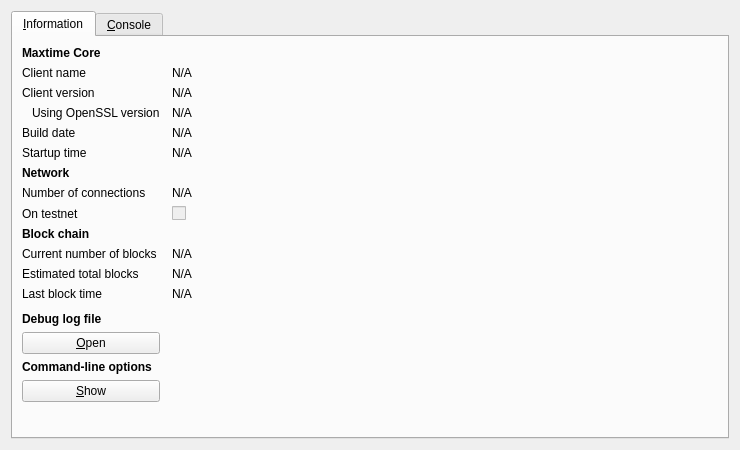
<?xml version="1.0" encoding="UTF-8"?>
<ui version="4.0">
 <class>RPCConsole</class>
 <widget class="QDialog" name="RPCConsole">
  <property name="geometry">
   <rect>
    <x>0</x>
    <y>0</y>
    <width>740</width>
    <height>450</height>
   </rect>
  </property>
  <property name="windowTitle">
   <string>Maxtime - Debug window</string>
  </property>
  <layout class="QVBoxLayout" name="verticalLayout_2">
   <item>
    <widget class="QTabWidget" name="tabWidget">
     <property name="currentIndex">
      <number>0</number>
     </property>
     <widget class="QWidget" name="tab_info">
      <attribute name="title">
       <string>&amp;Information</string>
      </attribute>
      <layout class="QGridLayout" name="gridLayout" columnstretch="0,1">
       <property name="horizontalSpacing">
        <number>12</number>
       </property>
       <item row="0" column="0">
        <widget class="QLabel" name="label_9">
         <property name="font">
          <font>
           <weight>75</weight>
           <bold>true</bold>
          </font>
         </property>
         <property name="text">
          <string>Maxtime Core</string>
         </property>
        </widget>
       </item>
       <item row="1" column="0">
        <widget class="QLabel" name="label_5">
         <property name="text">
          <string>Client name</string>
         </property>
        </widget>
       </item>
       <item row="1" column="1">
        <widget class="QLabel" name="clientName">
         <property name="cursor">
          <cursorShape>IBeamCursor</cursorShape>
         </property>
         <property name="text">
          <string>N/A</string>
         </property>
         <property name="textFormat">
          <enum>Qt::PlainText</enum>
         </property>
         <property name="textInteractionFlags">
          <set>Qt::LinksAccessibleByMouse|Qt::TextSelectableByKeyboard|Qt::TextSelectableByMouse</set>
         </property>
        </widget>
       </item>
       <item row="2" column="0">
        <widget class="QLabel" name="label_6">
         <property name="text">
          <string>Client version</string>
         </property>
        </widget>
       </item>
       <item row="2" column="1">
        <widget class="QLabel" name="clientVersion">
         <property name="cursor">
          <cursorShape>IBeamCursor</cursorShape>
         </property>
         <property name="text">
          <string>N/A</string>
         </property>
         <property name="textFormat">
          <enum>Qt::PlainText</enum>
         </property>
         <property name="textInteractionFlags">
          <set>Qt::LinksAccessibleByMouse|Qt::TextSelectableByKeyboard|Qt::TextSelectableByMouse</set>
         </property>
        </widget>
       </item>
       <item row="3" column="0">
        <widget class="QLabel" name="label_14">
         <property name="text">
          <string>Using OpenSSL version</string>
         </property>
         <property name="indent">
          <number>10</number>
         </property>
        </widget>
       </item>
       <item row="3" column="1">
        <widget class="QLabel" name="openSSLVersion">
         <property name="cursor">
          <cursorShape>IBeamCursor</cursorShape>
         </property>
         <property name="text">
          <string>N/A</string>
         </property>
         <property name="textFormat">
          <enum>Qt::PlainText</enum>
         </property>
         <property name="textInteractionFlags">
          <set>Qt::LinksAccessibleByMouse|Qt::TextSelectableByKeyboard|Qt::TextSelectableByMouse</set>
         </property>
        </widget>
       </item>
       <item row="4" column="0">
        <widget class="QLabel" name="label_12">
         <property name="text">
          <string>Build date</string>
         </property>
        </widget>
       </item>
       <item row="4" column="1">
        <widget class="QLabel" name="buildDate">
         <property name="cursor">
          <cursorShape>IBeamCursor</cursorShape>
         </property>
         <property name="text">
          <string>N/A</string>
         </property>
         <property name="textFormat">
          <enum>Qt::PlainText</enum>
         </property>
         <property name="textInteractionFlags">
          <set>Qt::LinksAccessibleByMouse|Qt::TextSelectableByKeyboard|Qt::TextSelectableByMouse</set>
         </property>
        </widget>
       </item>
       <item row="5" column="0">
        <widget class="QLabel" name="label_13">
         <property name="text">
          <string>Startup time</string>
         </property>
        </widget>
       </item>
       <item row="5" column="1">
        <widget class="QLabel" name="startupTime">
         <property name="cursor">
          <cursorShape>IBeamCursor</cursorShape>
         </property>
         <property name="text">
          <string>N/A</string>
         </property>
         <property name="textFormat">
          <enum>Qt::PlainText</enum>
         </property>
         <property name="textInteractionFlags">
          <set>Qt::LinksAccessibleByMouse|Qt::TextSelectableByKeyboard|Qt::TextSelectableByMouse</set>
         </property>
        </widget>
       </item>
       <item row="6" column="0">
        <widget class="QLabel" name="label_11">
         <property name="font">
          <font>
           <weight>75</weight>
           <bold>true</bold>
          </font>
         </property>
         <property name="text">
          <string>Network</string>
         </property>
        </widget>
       </item>
       <item row="7" column="0">
        <widget class="QLabel" name="label_7">
         <property name="text">
          <string>Number of connections</string>
         </property>
        </widget>
       </item>
       <item row="7" column="1">
        <widget class="QLabel" name="numberOfConnections">
         <property name="cursor">
          <cursorShape>IBeamCursor</cursorShape>
         </property>
         <property name="text">
          <string>N/A</string>
         </property>
         <property name="textFormat">
          <enum>Qt::PlainText</enum>
         </property>
         <property name="textInteractionFlags">
          <set>Qt::LinksAccessibleByMouse|Qt::TextSelectableByKeyboard|Qt::TextSelectableByMouse</set>
         </property>
        </widget>
       </item>
       <item row="8" column="0">
        <widget class="QLabel" name="label_8">
         <property name="text">
          <string>On testnet</string>
         </property>
        </widget>
       </item>
       <item row="8" column="1">
        <widget class="QCheckBox" name="isTestNet">
         <property name="enabled">
          <bool>false</bool>
         </property>
         <property name="text">
          <string/>
         </property>
        </widget>
       </item>
       <item row="9" column="0">
        <widget class="QLabel" name="label_10">
         <property name="font">
          <font>
           <weight>75</weight>
           <bold>true</bold>
          </font>
         </property>
         <property name="text">
          <string>Block chain</string>
         </property>
        </widget>
       </item>
       <item row="10" column="0">
        <widget class="QLabel" name="label_3">
         <property name="text">
          <string>Current number of blocks</string>
         </property>
        </widget>
       </item>
       <item row="10" column="1">
        <widget class="QLabel" name="numberOfBlocks">
         <property name="cursor">
          <cursorShape>IBeamCursor</cursorShape>
         </property>
         <property name="text">
          <string>N/A</string>
         </property>
         <property name="textFormat">
          <enum>Qt::PlainText</enum>
         </property>
         <property name="textInteractionFlags">
          <set>Qt::LinksAccessibleByMouse|Qt::TextSelectableByKeyboard|Qt::TextSelectableByMouse</set>
         </property>
        </widget>
       </item>
       <item row="11" column="0">
        <widget class="QLabel" name="label_4">
         <property name="text">
          <string>Estimated total blocks</string>
         </property>
        </widget>
       </item>
       <item row="11" column="1">
        <widget class="QLabel" name="totalBlocks">
         <property name="cursor">
          <cursorShape>IBeamCursor</cursorShape>
         </property>
         <property name="text">
          <string>N/A</string>
         </property>
         <property name="textFormat">
          <enum>Qt::PlainText</enum>
         </property>
         <property name="textInteractionFlags">
          <set>Qt::LinksAccessibleByMouse|Qt::TextSelectableByKeyboard|Qt::TextSelectableByMouse</set>
         </property>
        </widget>
       </item>
       <item row="12" column="0">
        <widget class="QLabel" name="label_2">
         <property name="text">
          <string>Last block time</string>
         </property>
        </widget>
       </item>
       <item row="12" column="1">
        <widget class="QLabel" name="lastBlockTime">
         <property name="cursor">
          <cursorShape>IBeamCursor</cursorShape>
         </property>
         <property name="text">
          <string>N/A</string>
         </property>
         <property name="textFormat">
          <enum>Qt::PlainText</enum>
         </property>
         <property name="textInteractionFlags">
          <set>Qt::LinksAccessibleByMouse|Qt::TextSelectableByKeyboard|Qt::TextSelectableByMouse</set>
         </property>
        </widget>
       </item>
       <item row="13" column="0">
        <spacer name="verticalSpacer_2">
         <property name="orientation">
          <enum>Qt::Vertical</enum>
         </property>
         <property name="sizeHint" stdset="0">
          <size>
           <width>20</width>
           <height>20</height>
          </size>
         </property>
        </spacer>
       </item>
       <item row="14" column="0">
        <widget class="QLabel" name="labelDebugLogfile">
         <property name="font">
          <font>
           <weight>75</weight>
           <bold>true</bold>
          </font>
         </property>
         <property name="text">
          <string>Debug log file</string>
         </property>
        </widget>
       </item>
       <item row="15" column="0">
        <widget class="QPushButton" name="openDebugLogfileButton">
         <property name="toolTip">
          <string>Open the Maxtime debug log file from the current data directory. This can take a few seconds for large log files.</string>
         </property>
         <property name="text">
          <string>&amp;Open</string>
         </property>
         <property name="autoDefault">
          <bool>false</bool>
         </property>
        </widget>
       </item>
       <item row="16" column="0">
        <widget class="QLabel" name="labelCLOptions">
         <property name="font">
          <font>
           <weight>75</weight>
           <bold>true</bold>
          </font>
         </property>
         <property name="text">
          <string>Command-line options</string>
         </property>
        </widget>
       </item>
       <item row="17" column="0">
        <widget class="QPushButton" name="showCLOptionsButton">
         <property name="toolTip">
          <string>Show the Maxtime-Qt help message to get a list with possible Maxtime command-line options.</string>
         </property>
         <property name="text">
          <string>&amp;Show</string>
         </property>
         <property name="autoDefault">
          <bool>false</bool>
         </property>
        </widget>
       </item>
       <item row="18" column="0">
        <spacer name="verticalSpacer">
         <property name="orientation">
          <enum>Qt::Vertical</enum>
         </property>
         <property name="sizeHint" stdset="0">
          <size>
           <width>20</width>
           <height>40</height>
          </size>
         </property>
        </spacer>
       </item>
      </layout>
     </widget>
     <widget class="QWidget" name="tab_console">
      <attribute name="title">
       <string>&amp;Console</string>
      </attribute>
      <layout class="QVBoxLayout" name="verticalLayout_3">
       <property name="spacing">
        <number>3</number>
       </property>
       <item>
        <widget class="QTextEdit" name="messagesWidget">
         <property name="minimumSize">
          <size>
           <width>0</width>
           <height>100</height>
          </size>
         </property>
         <property name="readOnly">
          <bool>true</bool>
         </property>
         <property name="tabKeyNavigation" stdset="0">
          <bool>false</bool>
         </property>
         <property name="columnCount" stdset="0">
          <number>2</number>
         </property>
        </widget>
       </item>
       <item>
        <layout class="QHBoxLayout" name="horizontalLayout">
         <property name="spacing">
          <number>3</number>
         </property>
         <item>
          <widget class="QLabel" name="label">
           <property name="text">
            <string notr="true">&gt;</string>
           </property>
          </widget>
         </item>
         <item>
          <widget class="QLineEdit" name="lineEdit"/>
         </item>
         <item>
          <widget class="QPushButton" name="clearButton">
           <property name="maximumSize">
            <size>
             <width>24</width>
             <height>24</height>
            </size>
           </property>
           <property name="toolTip">
            <string>Clear console</string>
           </property>
           <property name="text">
            <string/>
           </property>
           <property name="icon">
            <iconset resource="../bitcoin.qrc">
             <normaloff>:/icons/remove</normaloff>:/icons/remove</iconset>
           </property>
           <property name="shortcut">
            <string notr="true">Ctrl+L</string>
           </property>
           <property name="autoDefault">
            <bool>false</bool>
           </property>
          </widget>
         </item>
        </layout>
       </item>
      </layout>
     </widget>
    </widget>
   </item>
  </layout>
 </widget>
 <resources>
  <include location="../bitcoin.qrc"/>
 </resources>
 <connections/>
</ui>
